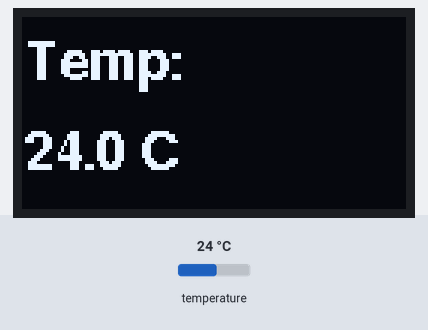
The sketch below on a simulated ESP32. Parts: 128×64 one-colour display. The test bench sets the inputs (shaded band); at power-on: temperature 24 °C.

Above: at 3.3 s.
3.4 s: temperature set to 12 °C
At 4.8 s:
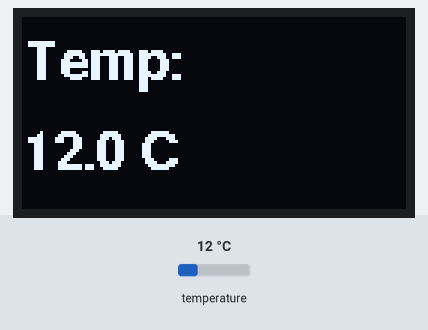
5.9 s: temperature set to 19 °C
At 7.0 s:
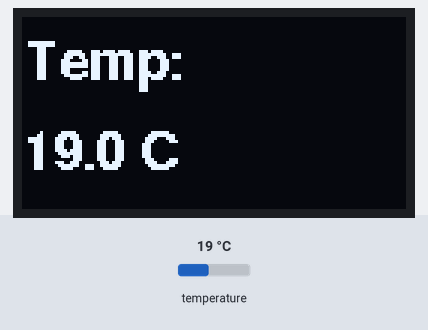
8.4 s: temperature set to 28 °C
At 10.2 s:
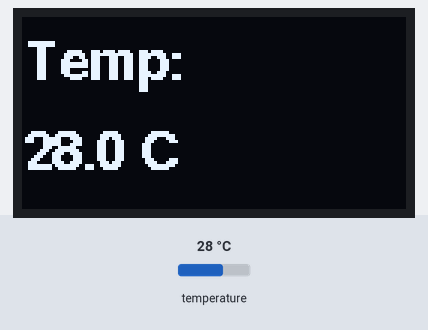
Timing chart, 0 to 11.7 s (numbered marks = the images above; inputs shaded):
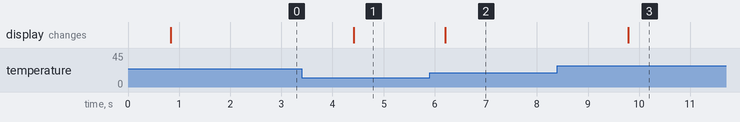

Measured:
- after the input at 3.4 s, the display: changes after 1.0 s (image 1)
- after the input at 5.9 s, the display: changes after 0.30 s (image 2)
- after the input at 8.4 s, the display: changes after 1.4 s (image 3)

The sketch:

OLED_Temp_Monitor.ino
```cpp
#include <SPI.h>
#include <Wire.h>
#include <Adafruit_GFX.h>
#include <Adafruit_SSD1306.h>
#include <Fonts/FreeSansBold9pt7b.h>
#include <OneWire.h>
#include <DallasTemperature.h>

#define SCREEN_WIDTH 128
#define SCREEN_HEIGHT 64
#define OLED_RESET -1
#define SCREEN_ADDRESS 0x3C

#define OLED_SDA 3
#define OLED_SCL 2
#define ONE_WIRE_BUS 6

Adafruit_SSD1306 display(SCREEN_WIDTH, SCREEN_HEIGHT, &Wire, OLED_RESET);
OneWire oneWire(ONE_WIRE_BUS);
DallasTemperature sensors(&oneWire);

void setup() {
  Wire.begin(OLED_SDA, OLED_SCL);
  sensors.begin();

  if(!display.begin(SSD1306_SWITCHCAPVCC, SCREEN_ADDRESS)) {
    if(!display.begin(SSD1306_SWITCHCAPVCC, 0x3D)) {
      for(;;);
    }
  }

  display.setTextColor(SSD1306_WHITE);
  display.setFont(&FreeSansBold9pt7b);
}

void loop() {
  sensors.requestTemperatures();
  float tempC = sensors.getTempCByIndex(0);

  display.clearDisplay();

  display.setCursor(0, 20);
  display.print("Temp:");

  display.setCursor(0, 50);
  display.print(tempC, 1);
  display.print(" C");

  display.display();
  delay(1000);
}
```
